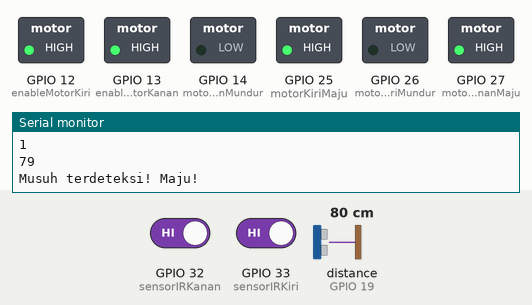
This program was run on a simulated ESP32. Parts: switched loads named in the program (green lamp = pin HIGH), the last lines printed to the serial monitor. Wiring (inferred from the names in the program): ultrasonic range finder: trigger GPIO 18; echo GPIO 19. Dashed ring = blinking. Inputs (shaded band) come from the test bench; at power-on: distance to the obstacle (sensor on GPIO 19) 80 cm, GPIO 32 (sensorIRKanan) HIGH, GPIO 33 (sensorIRKiri) HIGH. The echo pulse lasts 58.3 µs per cm; nothing arrives over Bluetooth unless stated; pins used as bus, display or sensor lines are not drawn.

Above: at 1.7 s.
1.8 s: distance to the obstacle (sensor on GPIO 19) set to 22 cm
3.3 s: distance to the obstacle (sensor on GPIO 19) set to 19 cm
At 3.37 s:
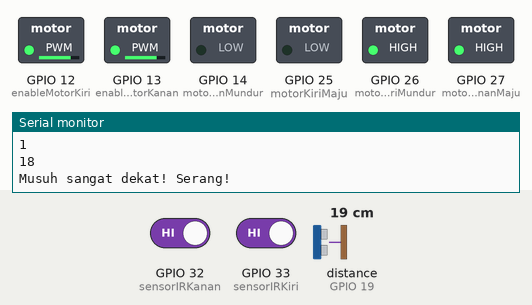
6.3 s: GPIO 32 (sensorIRKanan) driven LOW
At 6.74 s:
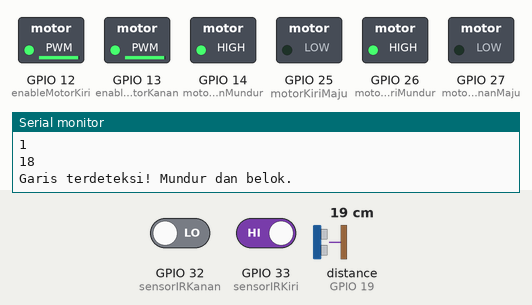
9.3 s: GPIO 33 (sensorIRKiri) driven LOW
At 9.74 s:
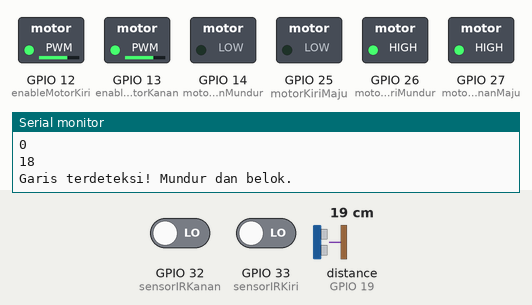
12.3 s: GPIO 33 (sensorIRKiri) driven HIGH
At 13.04 s:
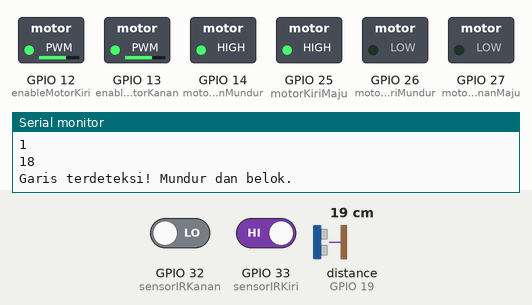
15.3 s: GPIO 32 (sensorIRKanan) driven HIGH
At 15.53 s:
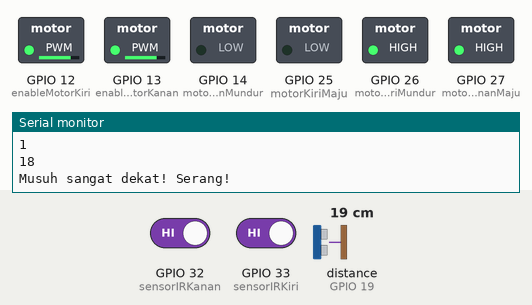
Timing chart, 0 to 19.3 s (numbered marks = the images above; inputs shaded):
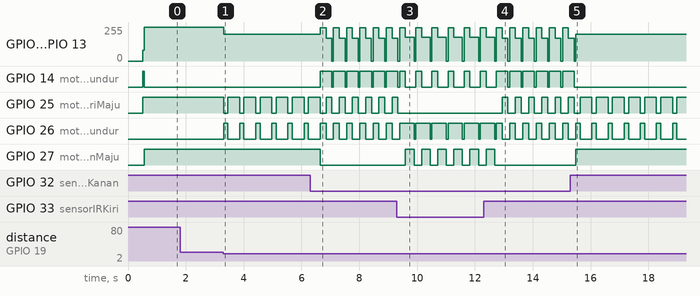

The program:

main.cpp
```cpp
#include <Arduino.h>
#include "BluetoothSerial.h"
BluetoothSerial SerialBT;

// --- PIN DEFINITIONS ---
const int motorKiriMaju = 25;
const int motorKiriMundur = 26;
const int motorKananMaju = 27;
const int motorKananMundur = 14;
const int enableMotorKiri = 12;
const int enableMotorKanan = 13;

// PWM
const int ledcChannelKiri = 0;
const int ledcChannelKanan = 1;
const int freqPWM = 5000;
const int resolutionPWM = 8;

// Sensor
const int sensorIRKanan = 32;
const int sensorIRKiri = 33;
const int trigPin = 18;
const int echoPin = 19;

// Konstanta
const int GARIS_TERDETEKSI = LOW;
const int JARAK_AMAN_MUSUH = 20;
const int JARAK_MAKS_DETEKSI_MUSUH = 100;

long durasi;
int jarak = 0;

bool sudahCounter = false;
bool cariKeKanan = true;  // Arah pencarian musuh awal

// --- MOTOR FUNCTIONS ---
void maju(int kecepatan) {
  analogWrite(enableMotorKanan, kecepatan);
  analogWrite(enableMotorKiri, kecepatan);
  digitalWrite(motorKiriMaju, HIGH);
  digitalWrite(motorKiriMundur, LOW);
  digitalWrite(motorKananMaju, HIGH);
  digitalWrite(motorKananMundur, LOW);
}

void mundur(int kecepatan) {
  analogWrite(enableMotorKanan, kecepatan);
  analogWrite(enableMotorKiri, kecepatan);
  digitalWrite(motorKiriMaju, LOW);
  digitalWrite(motorKiriMundur, HIGH);
  digitalWrite(motorKananMaju, LOW);
  digitalWrite(motorKananMundur, HIGH);
}

void belokKiri(int kecepatan) {
  analogWrite(enableMotorKanan, kecepatan);
  analogWrite(enableMotorKiri, kecepatan);
  digitalWrite(motorKiriMaju, HIGH);
  digitalWrite(motorKiriMundur, LOW);
  digitalWrite(motorKananMaju, LOW);
  digitalWrite(motorKananMundur, HIGH);
}

void belokKanan(int kecepatan) {
  analogWrite(enableMotorKanan, kecepatan);
  analogWrite(enableMotorKiri, kecepatan);
  digitalWrite(motorKiriMaju, LOW);
  digitalWrite(motorKiriMundur, HIGH);
  digitalWrite(motorKananMaju, HIGH);
  digitalWrite(motorKananMundur, LOW);
}

void berhenti() {
  analogWrite(enableMotorKanan, 0);
  analogWrite(enableMotorKiri, 0);
  digitalWrite(motorKiriMaju, LOW);
  digitalWrite(motorKiriMundur, LOW);
  digitalWrite(motorKananMaju, LOW);
  digitalWrite(motorKananMundur, LOW);
}

void geser(int kecepatan1, int kecepatan2) {
  analogWrite(enableMotorKanan, kecepatan1);
  analogWrite(enableMotorKiri, kecepatan2);
  digitalWrite(motorKiriMaju, HIGH);
  digitalWrite(motorKiriMundur, LOW);
  digitalWrite(motorKananMaju, HIGH);
  digitalWrite(motorKananMundur, LOW);
}

// --- ULTRASONIC FUNCTION ---
int bacaJarakUltrasonik() {
  digitalWrite(trigPin, LOW);
  delayMicroseconds(2);
  digitalWrite(trigPin, HIGH);
  delayMicroseconds(10);
  digitalWrite(trigPin, LOW);

  durasi = pulseIn(echoPin, HIGH, 10000);
  if (durasi == 0) return -1;

  jarak = durasi * 0.034 / 2;
  Serial.println(jarak);
  SerialBT.println(jarak);
  return jarak;
}

// --- SETUP ---
void setup() {
  Serial.begin(115200);
  SerialBT.begin("SUMO_BOT");
  Serial.println("Robot Sumo Siap!");
  SerialBT.println("Bluetooth aktif. Pasangkan dengan 'SUMO_BOT'");

  pinMode(motorKiriMaju, OUTPUT);
  pinMode(motorKiriMundur, OUTPUT);
  pinMode(motorKananMaju, OUTPUT);
  pinMode(motorKananMundur, OUTPUT);
  pinMode(enableMotorKiri, OUTPUT);
  pinMode(enableMotorKanan, OUTPUT);

  pinMode(sensorIRKanan, INPUT);
  pinMode(sensorIRKiri, INPUT);

  pinMode(trigPin, OUTPUT);
  pinMode(echoPin, INPUT);

  delay(500);
}

// --- MAIN LOOP ---
void loop() {
  int nilaiIRKanan = digitalRead(sensorIRKanan);
  int nilaiIRKiri = digitalRead(sensorIRKiri);
  int jarakMusuh = bacaJarakUltrasonik();

  Serial.println(nilaiIRKanan);
  Serial.println(nilaiIRKiri);
  Serial.println(jarakMusuh);
  SerialBT.println(nilaiIRKanan);
  SerialBT.println(nilaiIRKiri);
  SerialBT.println(jarakMusuh);

  // Perintah Bluetooth manual
  if (SerialBT.available()) {
    char cmd = SerialBT.read();
    switch (cmd) {
      case 'f': maju(200); SerialBT.println("Maju!"); break;
      case 'b': mundur(200); SerialBT.println("Mundur!"); break;
      case 'l': belokKiri(200); SerialBT.println("Belok Kiri!"); break;
      case 'r': belokKanan(200); SerialBT.println("Belok Kanan!"); break;
      case 's': berhenti(); SerialBT.println("Stop!"); break;
    }
  }

  // Deteksi garis
  if (nilaiIRKanan == GARIS_TERDETEKSI || nilaiIRKiri == GARIS_TERDETEKSI) {
    Serial.println("Garis terdeteksi! Mundur dan belok.");
    SerialBT.println("Garis terdeteksi! Mundur dan belok.");

    // Mundur
    mundur(250);
    delay(200);

    // Belok berdasarkan sensor
    if (nilaiIRKanan == GARIS_TERDETEKSI && nilaiIRKiri == GARIS_TERDETEKSI) {
      belokKanan(180);
      delay(300);
    } else if (nilaiIRKanan == GARIS_TERDETEKSI) {
      belokKiri(170);
      delay(200);
    } else if (nilaiIRKiri == GARIS_TERDETEKSI) {
      belokKanan(170);
      delay(200);
    }

    berhenti();
    delay(50);

    // Ganti arah pencarian musuh
    cariKeKanan = !cariKeKanan;
    Serial.print("Arah pencarian musuh selanjutnya: ");
    Serial.println(cariKeKanan ? "Kanan" : "Kiri");
    SerialBT.print("Arah pencarian musuh selanjutnya: ");
    SerialBT.println(cariKeKanan ? "Kanan" : "Kiri");
  }

  // Musuh sangat dekat
  else if (jarakMusuh != -1 && jarakMusuh < JARAK_AMAN_MUSUH && jarakMusuh > 0) {
    Serial.println("Musuh sangat dekat! Serang!");
    SerialBT.println("Musuh sangat dekat! Serang!");
    belokKanan(200);
    delay(150);
    maju(200);
    delay(400);
  }

  // Musuh terdeteksi dalam jarak
  else if (jarakMusuh != -1 && jarakMusuh < JARAK_MAKS_DETEKSI_MUSUH) {
    if (!sudahCounter) {
      Serial.println("Musuh terdeteksi! Counter kiri sebentar.");
      SerialBT.println("Musuh terdeteksi! Counter kiri sebentar.");
      belokKiri(80);
      delay(50);
      sudahCounter = true;
    }

    Serial.println("Musuh terdeteksi! Maju!");
    SerialBT.println("Musuh terdeteksi! Maju!");
    maju(255);
  }

  // Tidak ada musuh atau garis
  else {
    Serial.println("Mencari musuh...");
    SerialBT.println("Mencari musuh...");

    if (cariKeKanan) {
      belokKanan(130);
      Serial.println("Putar ke kanan.");
      SerialBT.println("Putar ke kanan.");
    } else {
      belokKiri(130);
      Serial.println("Putar ke kiri.");
      SerialBT.println("Putar ke kiri.");
    }

    delay(80);
    sudahCounter = false;
  }

  delay(5);
}
```

Measured:
- the behaviour switches between 21 and 20 cm on distance to the obstacle (sensor on GPIO 19) (found by bisection; images 0 and 1)
- after the input at 3.3 s, GPIO 12 (enableMotorKiri), GPIO 13 (enableMotorKanan): 255/255 → 200/255 at once; GPIO 25 (motorKiriMaju): alternates HIGH for 0.41 s and LOW for 0.15 s, starting at once; GPIO 26 (motorKiriMundur): alternates HIGH for 0.15 s and LOW for 0.41 s, starting at once
- after the input at 6.3 s, GPIO 12 (enableMotorKiri), GPIO 13 (enableMotorKanan): 200/255 → 250/255 after 0.35 s, then repeats every 0.46 s: 170/255 0.20 s, 0/255 0.06 s, 250/255 0.20 s; GPIO 14 (motorKananMundur): alternates HIGH for 0.40 s and LOW for 0.06 s, starting after 0.35 s; GPIO 27 (motorKananMaju): HIGH → LOW after 0.35 s
- after the input at 9.3 s, GPIO 25 (motorKiriMaju): goes on until 9.3 s, then stays LOW; GPIO 27 (motorKananMaju): alternates HIGH for 0.30 s and LOW for 0.26 s, starting after 0.30 s
- after the input at 12.3 s, GPIO 25 (motorKiriMaju): alternates HIGH for 0.20 s and LOW for 0.26 s, starting after 0.64 s; GPIO 27 (motorKananMaju): goes on until 12.7 s, then stays LOW
- after the input at 15.3 s, GPIO 14 (motorKananMundur): goes on until 15.4 s, then stays LOW; GPIO 27 (motorKananMaju): LOW → HIGH after 0.19 s
